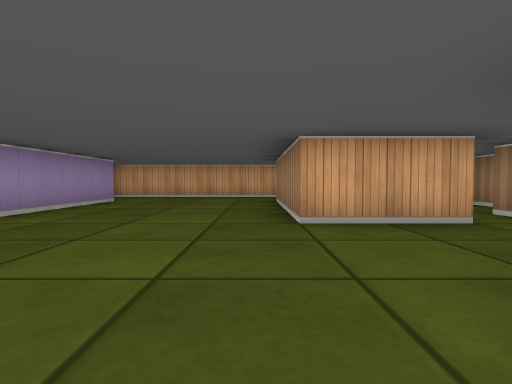
[1] (above)

19 first-person views from a walk through a cub3D level. The camera is about half as high as the walls, tilts 2° down and sees 80° across. The floor is counted in squares. Each view is taken from the middle of a square. On the plan, view 1 faces up. The plan holds only what a view shows up to about 9 squares ahead; the rest is blank.

[2]
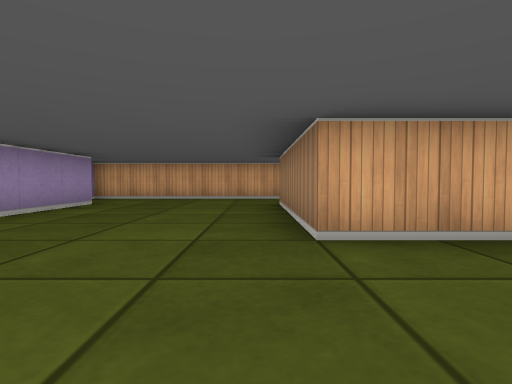

[3]
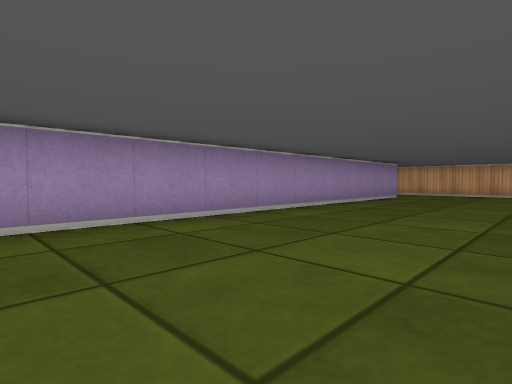

[4]
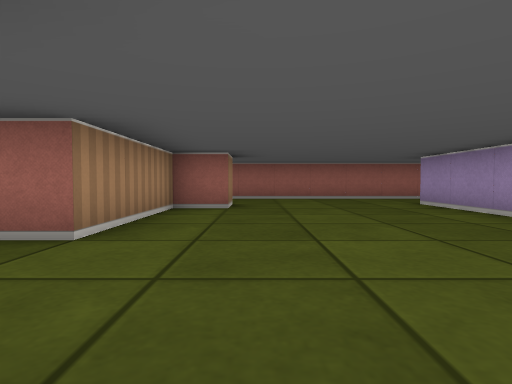

[5]
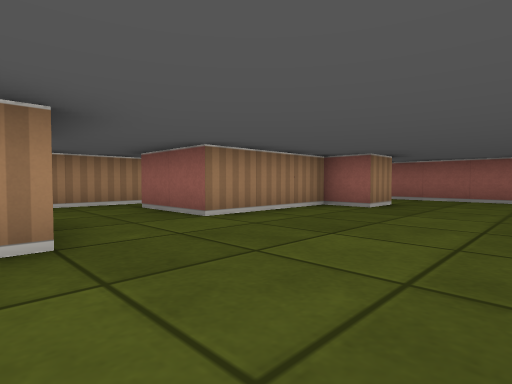

[6]
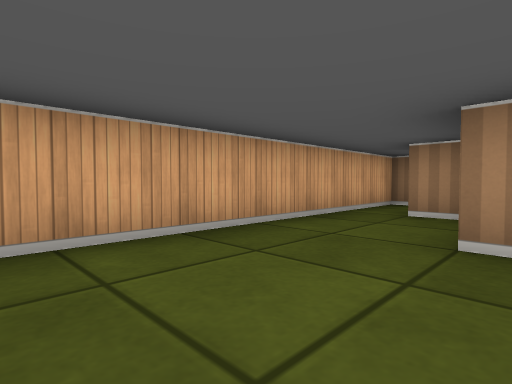

[7]
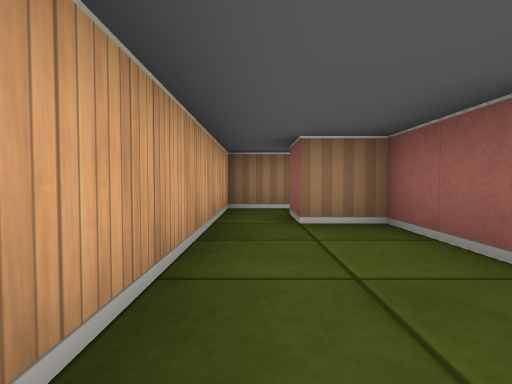

[8]
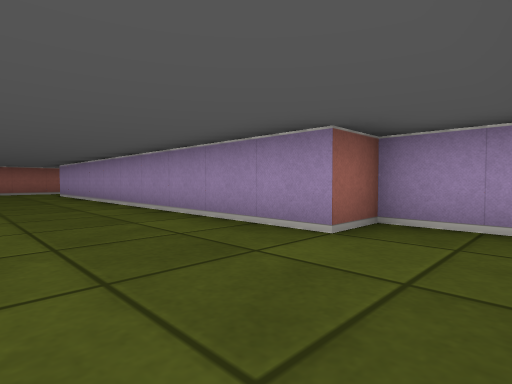

[9]
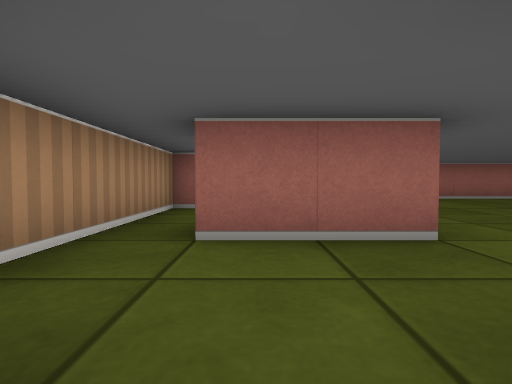

[10]
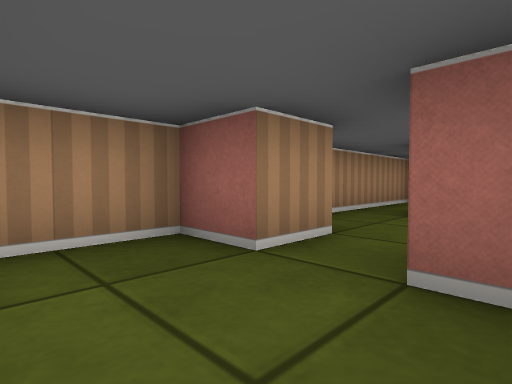

[11]
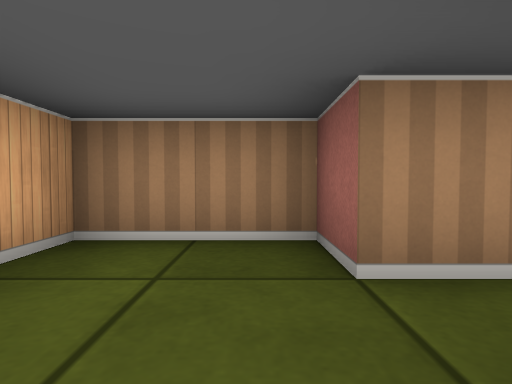

[12]
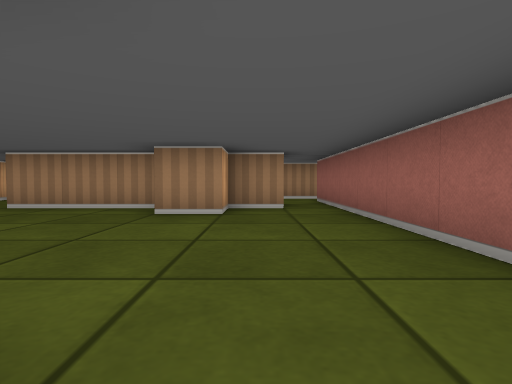

[13]
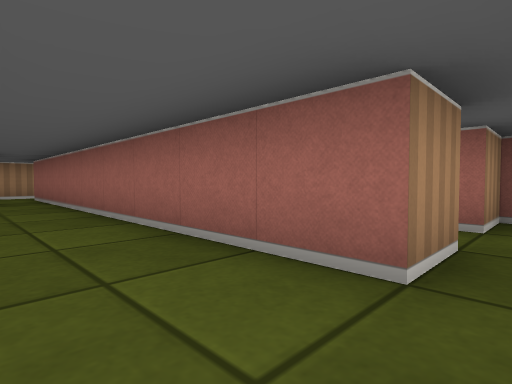

[14]
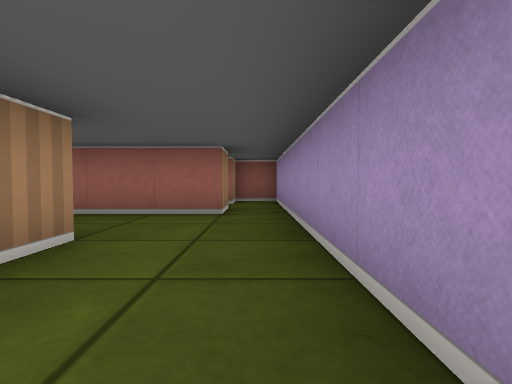

[15]
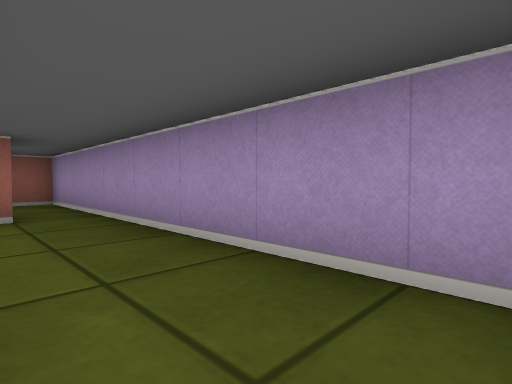

[16]
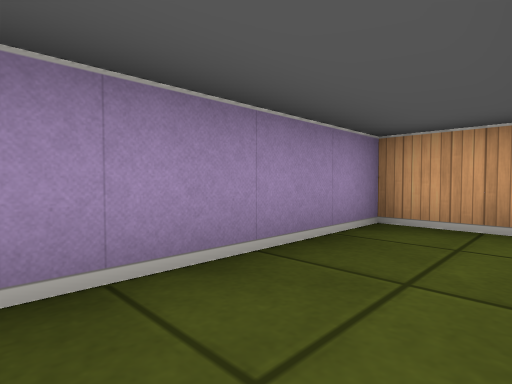

[17]
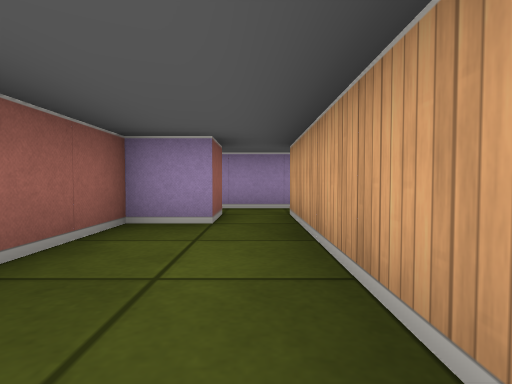

[18]
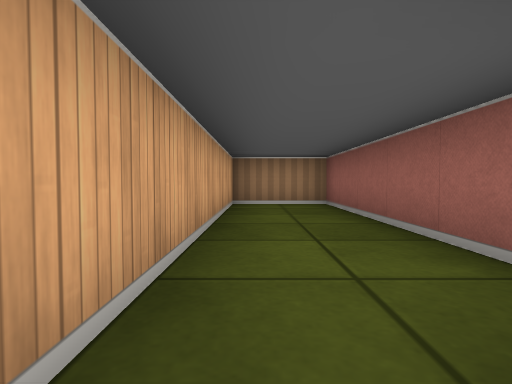

[19]
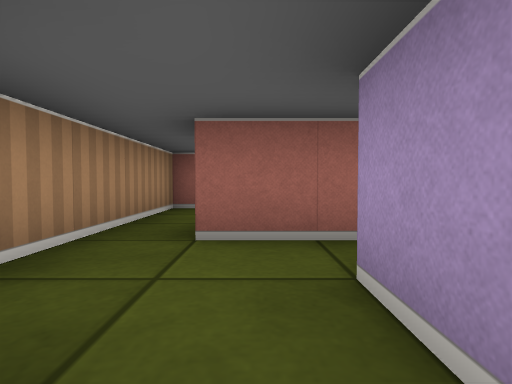

### Floor plan
Points are (right, up) in squares from view 1. A wall is a line through its corners. A room is listed if a view was taken in it or the views show most of it. See-through windows are left out.
Room 1 (views 1, 2, 3, 4, 5, 6, 7, 8, 12)
walls: (1.4, 3.5) (0.5, 3.5) (0.5, 7.5) (2.5, 7.5) (2.5, 8.5) (3.5, 8.5); (1.5, -3.5) (1.5, -2.5) (0.5, -2.5) (0.5, -1.5) (1.5, -1.5) (1.5, 1.5); (4.5, 8.4) (4.5, 9.5) (-4.5, 9.5) (-4.5, 7.5) (-3.5, 7.5) (-3.5, -2.5); (-4.5, -4.5) (1.5, -4.5)
ways out: opening at (-4, -3.5) to room 3; opening at (2, 2.5) to room 6; opening at (2, -4) to room 7
Room 2 (views 9, 10, 11)
walls: (2, 4.5) (2.5, 4.5); (3.5, 3.4) (3.5, 4.5) (4.5, 4.5) (4.5, 6.5) (3.8, 6.5)
ways out: opening at (3, 4) to room 6
Room 3 (views 13, 14, 15, 16)
walls: (-4.5, -2.5) (-4.5, -1.8); (-5.5, -4.5) (-4.5, -4.5); (-5.2, 0.5) (-6.5, 0.5) (-6.5, -4.5)
ways out: opening at (-4, -3.5) to room 1; opening at (-6, -5) to room 4
Room 4 (views 17, 18)
walls: (-6.5, -4.5) (-6.5, -7.5) (-5.5, -7.5) (-5.5, -6.5) (-4.5, -6.5) (-4.5, -7.5) (1.5, -7.5) (1.5, -5.5) (-5.5, -5.5) (-5.5, -4.5)
ways out: opening at (-6, -5) to room 3
Room 5 (view 19)
walls: (4, -1.5) (4.5, -1.5) (4.5, 0.4)
ways out: opening at (4, 1) to room 6; opening at (3, -2) to room 7
Room 6 (no view inside)
walls: (2.6, 3.5) (1.4, 3.5); (1.5, 1.5) (3.5, 1.5); (4.5, 0.4) (4.5, 2.8)
ways out: opening at (2, 2.5) to room 1; opening at (3, 4) to room 2; opening at (4, 1) to room 5
Room 7 (no view inside)
walls: (1.5, -4.5) (3.5, -4.5); (2.5, -2.5) (2.5, -3.5); (4.5, -5.5) (4.5, -3.8)
ways out: opening at (2, -4) to room 1; opening at (3, -2) to room 5; opening at (4, -5)

Where each view was taken, in squares from view 1:
view 1: 0 up, 0 right, facing up
view 2: 1 up, 0 right, facing up
view 3: 2 down, 0 right, facing up-left
view 4: 4 up, 0 right, facing down
view 5: 4 up, 2 left, facing down-right
view 6: 7 up, 2 left, facing up-right
view 7: 9 up, 1 left, facing right
view 8: 9 up, 1 left, facing down-left
view 9: 4 up, 3 right, facing down
view 10: 6 up, 2 right, facing down-right
view 11: 5 up, 2 right, facing right
view 12: 3 down, 4 left, facing right
view 13: 3 down, 6 left, facing down-right
view 14: 0 up, 6 left, facing down
view 15: 0 up, 5 left, facing down-left
view 16: 3 down, 5 left, facing up-left
view 17: 6 down, 1 left, facing left
view 18: 6 down, 5 left, facing right
view 19: 2 down, 3 right, facing down
